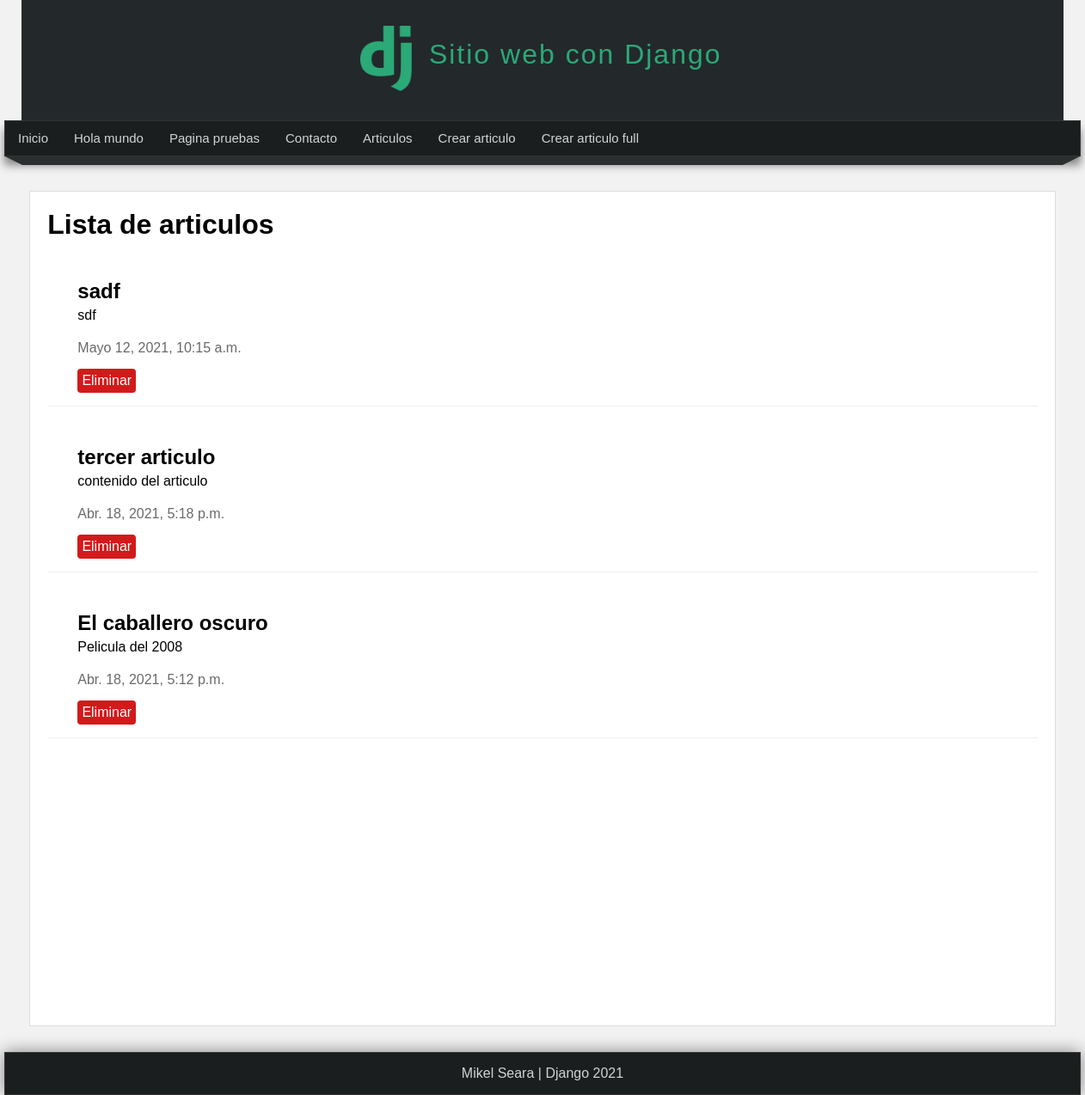
The app's page /articulos/, older data.
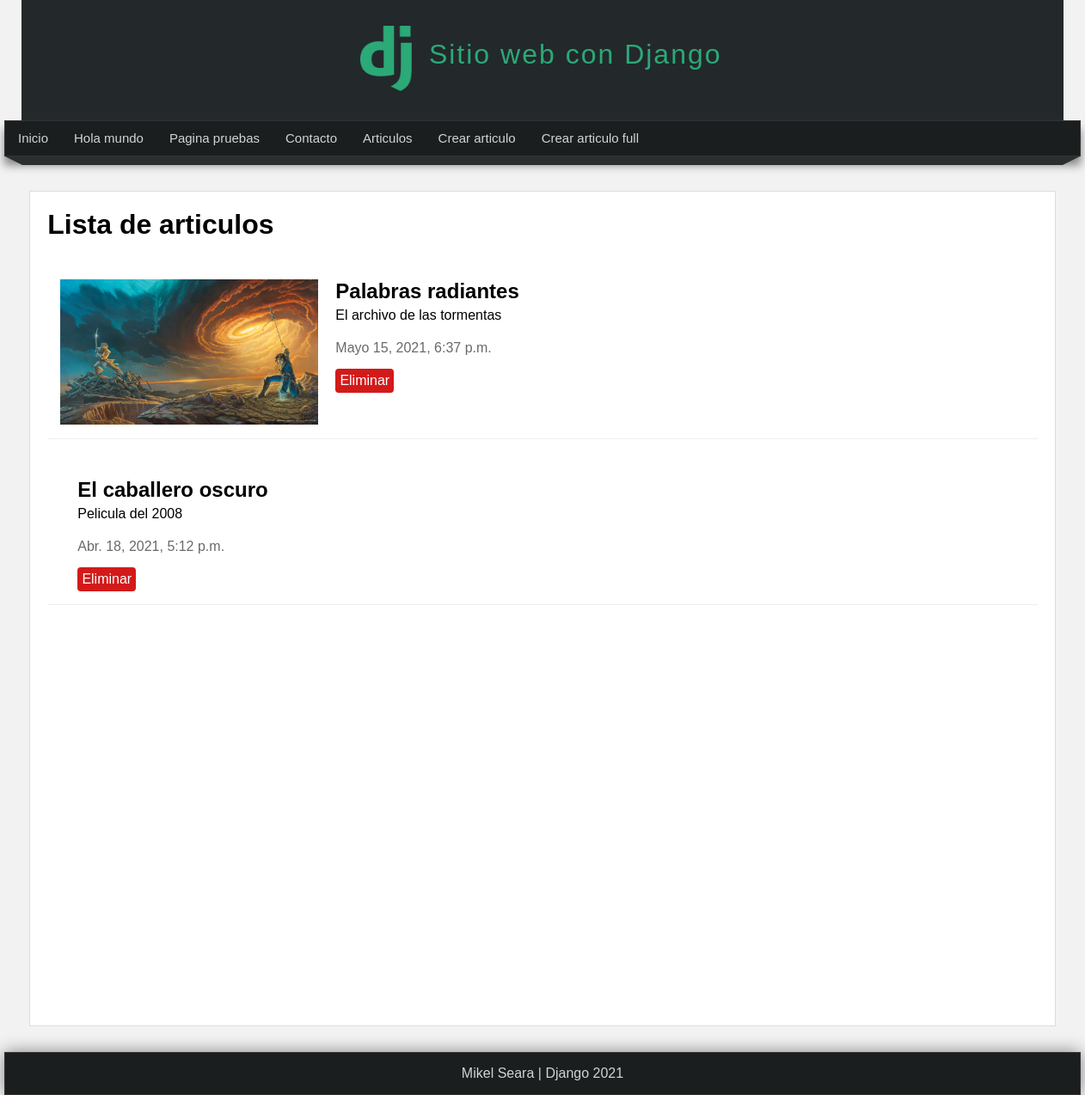
The same page, newer data.
### mi_app/models.py (models this page shows, shortened)
class Article(models.Model):
    title = models.CharField(max_length=100, verbose_name='Título')
    content = models.TextField(verbose_name='Contenido')
    image = models.ImageField(
        default='null', verbose_name='Imagen', upload_to='articles')
    public = models.BooleanField(verbose_name='Publicado')
    create_at = models.DateTimeField(
        auto_now_add=True, verbose_name='Creado el')
    updated_at = models.DateTimeField(
        auto_now=True, verbose_name='Actualizado el')
    class Meta:  # Para mostrar como queramos en el panel de control
        verbose_name = 'Articulo'  # Para decirle como se va llamar el modelo en singular
        verbose_name_plural = 'Articulos'
        ordering = ['-create_at']  # sin el guión es ascendente

### mi_app/views.py (the view)
# urls.py: path('articulos/', mi_app.views.articulos, name='articulos'),
def articulos(request):
    articulos = Article.objects.filter(public=True).all()
    return render(request, 'articulos.html', {
        'articulos': articulos
    })

### mi_app/templates/articulos.html (shortened to what this page needs)
{% extends 'layout.html' %}
{% block content %}
<h1>Lista de articulos</h1>
    {% for articulo in articulos %}
        <article class='article-item'>
            {% if articulo.image != 'null' and articulo.image.url|length >= 1 %}
            <div class='image'>
                <img src="{{articulo.image.url}}" alt="imagen-articulo">
            </div>
            {% endif %}
            <div class='data'>
                <h2>{{articulo.title}}</h2>
                <p>{{articulo.content}}</p>
                <p class='date'>{{articulo.create_at}}</p>
                <a class='btn btn-delete' href="{% url 'borrar' articulo.id%}">Eliminar</a>
            </div>
        </article>
    {% endfor %}
{% endblock content %}

### mi_app/templates/layout.html (shortened to what this page needs)
<!DOCTYPE html>
<html lang="es">
<head>
    {% load static %}{% comment %} para cargar la carpeta static{% endcomment %}
    <link rel="stylesheet" href="{% static 'css/styles.css' %}">
</head>
<body>
    <header>
        <div id="logotipo">
            <img src="{% static 'images/logo.png' %}">
            <h1>Sitio web con Django</h1>
        </div>
    </header>
    <nav>
        <ul>
            <li><a href="{% url 'inicio' %}">Inicio</a></li>
            <li><a href="{% url 'hola_mundo' %}">Hola mundo</a></li>
            <li><a href="{% url 'pagina' %}">Pagina pruebas</a></li>
            <li><a href="{% url 'contacto' 'Mikel' 'Seara'%}">Contacto</a></li>
            <li><a href="{% url 'articulos'%}">Articulos</a></li>
            <li><a href="{% url 'create'%}">Crear articulo</a></li>
            <li><a href="{% url 'create_full'%}">Crear articulo full</a></li>
        </ul>
    </nav>
    <div class="barra">
        <span class="esquina-izquierda"></span>
        <span class="relleno-barra"></span>
        <span class="esquina-derecha"></span>
    </div>
    <div id="content">
        <div class="box">
            {% block content %}{% endblock %}
        </div>
    </div>
    <footer>
        <p>Mikel Seara | Django {% now "Y" %}</p>
    </footer>
</body>
</html>

### mi_app/static/css/styles.css (style rules this page uses)
* { margin: 0px; padding: 0px; font-family: Arial, Helvetica, sans-serif; text-decoration: none; }
body { background-color: #f2f2f2; }
p { margin-top: 5px; margin-bottom: 5px; }
header { width: 1212px; height: 140px; background-color: #23282b; margin: auto; }
#logotipo { width: 35%; height: 130px; margin: 0 auto; padding-top: 10px; }
#logotipo img { display: block; width: 60px; float: left; margin-top: 20px; }
#logotipo h1 { display: block; float: left; margin-top: 35px; margin-left: 20px; letter-spacing: 2px; font-weight: lighter; color: #2ba977; }
nav { width: 1250px; height: 40px; background-color: #1b1e1f; border: 1px solid #333333; margin: 0 auto; box-shadow: 0px 10px 10px gray; font-size: 15px; }
nav ul { list-style: none; text-decoration: none; }
nav ul li { line-height: 40px; float: left; }
nav ul li a { display: block; padding-left: 15px; padding-right: 15px; color: #d1d4d6; }
.barra { width: 1250px; margin: 0 auto; }
.esquina-izquierda { display: block; border-left: 20px solid transparent; border-top: 10px solid #2b2f30; float: left; }
.esquina-derecha { display: block; border-right: 20px solid transparent; border-top: 10px solid #2b2f30; float: right; }
.relleno-barra { display: block; width: 1210px; background-color: #2b2f30; height: 10px; float: left; }
#content { width: 1212px; min-height: 930px; margin: 0 auto; margin-bottom: 30px; margin-top: 40px; }
.box { background-color: white; width: 95%; min-height: 930px; padding: 20px; border: 1px solid #ddd; margin: 0 auto; }
.article-item { margin: 30px 0px; border-bottom: solid 1px #eee; padding: 15px; clear: both; }
.article-item .image { width: 300px; height: 170px; float: left; overflow: hidden; }
.article-item .image img { width: 100%; }
.article-item .data { float: left; padding-left: 20px; }
.article-item .data .date { margin-top: 20px; color: #696969; }
.btn { padding: 5px; border-radius: 4px; color: inherit; }
.btn-delete { background-color: rgb(211, 26, 26); color: white; }
.data .btn-delete { width: 58px; display: block; margin-top: 15px; text-align: center; }
footer { width: 1250px; background-color: #1b1e1f; border: 1px solid #333; color: #d1d4d6; text-align: center; margin: 0 auto; padding-top: 10px; padding-bottom: 10px; box-shadow: 0px 0px 20px gray; }

Row changes from the older to the newer data that the page shows:
removed Article: title "sadf", content "sdf", create_at "Mayo 12, 2021, 10:15 a.m."
removed Article: title "tercer articulo", content "contenido del articulo", create_at "Abr. 18, 2021, 5:18 p.m."
added Article: image (picture), title "Palabras radiantes", content "El archivo de las tormentas", create_at "Mayo 15, 2021, 6:37 p.m."
